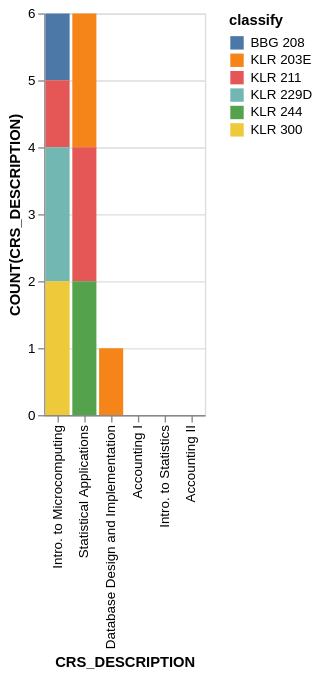

Here is the Vega-Lite specification saved for this chart:
### Vega-Lite specification from a JSON file in a GitHub repository (floating-point values rounded to 4 significant figures)
{"data": {"values": [{"x_data": "Intro. to Microcomputing", "y_data": 1, "classify": "BBG 208"}, {"x_data": "Accounting I", "y_data": 0, "classify": "BBG 208"}, {"x_data": "Statistical Applications", "y_data": 0, "classify": "BBG 208"}, {"x_data": "Intro. to Statistics", "y_data": 0, "classify": "BBG 208"}, {"x_data": "Accounting II", "y_data": 0, "classify": "BBG 208"}, {"x_data": "Database Design and Implementation", "y_data": 0, "classify": "BBG 208"}, {"x_data": "Intro. to Microcomputing", "y_data": 0, "classify": "KLR 203E"}, {"x_data": "Accounting I", "y_data": 0, "classify": "KLR 203E"}, {"x_data": "Statistical Applications", "y_data": 2, "classify": "KLR 203E"}, {"x_data": "Intro. to Statistics", "y_data": 0, "classify": "KLR 203E"}, {"x_data": "Accounting II", "y_data": 0, "classify": "KLR 203E"}, {"x_data": "Database Design and Implementation", "y_data": 1, "classify": "KLR 203E"}, {"x_data": "Intro. to Microcomputing", "y_data": 1, "classify": "KLR 211"}, {"x_data": "Accounting I", "y_data": 0, "classify": "KLR 211"}, {"x_data": "Statistical Applications", "y_data": 2, "classify": "KLR 211"}, {"x_data": "Intro. to Statistics", "y_data": 0, "classify": "KLR 211"}, {"x_data": "Accounting II", "y_data": 0, "classify": "KLR 211"}, {"x_data": "Database Design and Implementation", "y_data": 0, "classify": "KLR 211"}, {"x_data": "Intro. to Microcomputing", "y_data": 2, "classify": "KLR 229D"}, {"x_data": "Accounting I", "y_data": 0, "classify": "KLR 229D"}, {"x_data": "Statistical Applications", "y_data": 0, "classify": "KLR 229D"}, {"x_data": "Intro. to Statistics", "y_data": 0, "classify": "KLR 229D"}, {"x_data": "Accounting II", "y_data": 0, "classify": "KLR 229D"}, {"x_data": "Database Design and Implementation", "y_data": 0, "classify": "KLR 229D"}, {"x_data": "Intro. to Microcomputing", "y_data": 0, "classify": "KLR 244"}, {"x_data": "Accounting I", "y_data": 0, "classify": "KLR 244"}, {"x_data": "Statistical Applications", "y_data": 2, "classify": "KLR 244"}, {"x_data": "Intro. to Statistics", "y_data": 0, "classify": "KLR 244"}, {"x_data": "Accounting II", "y_data": 0, "classify": "KLR 244"}, {"x_data": "Database Design and Implementation", "y_data": 0, "classify": "KLR 244"}, {"x_data": "Intro. to Microcomputing", "y_data": 2, "classify": "KLR 300"}, {"x_data": "Accounting I", "y_data": 0, "classify": "KLR 300"}, {"x_data": "Statistical Applications", "y_data": 0, "classify": "KLR 300"}, {"x_data": "Intro. to Statistics", "y_data": 0, "classify": "KLR 300"}, {"x_data": "Accounting II", "y_data": 0, "classify": "KLR 300"}, {"x_data": "Database Design and Implementation", "y_data": 0, "classify": "KLR 300"}]}, "mark": "bar", "encoding": {"x": {"field": "x_data", "type": "nominal", "title": "CRS_DESCRIPTION", "sort": {"op": "sum", "field": "y_data", "order": "descending"}}, "y": {"field": "y_data", "type": "quantitative", "title": "COUNT(CRS_DESCRIPTION)"}, "color": {"field": "classify"}}}
